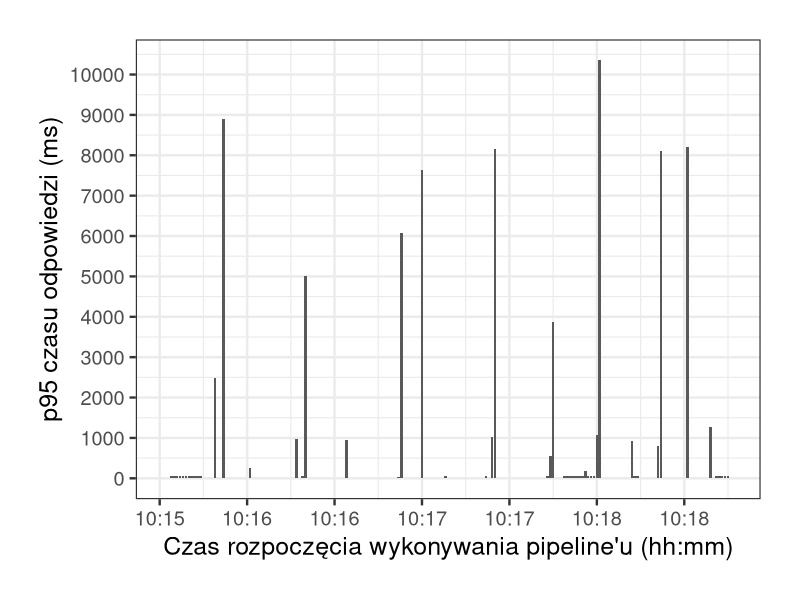

The R script that drew this image:
library("ggplot2")
library("scales")

png(filename="data-intensive-vm-50mb.png", width=800, height=600)

dat = read.csv("dataintensivevm_50mb.csv")
dat$time = as.POSIXct(dat$time, format = "%Y-%m-%dT%H:%M:%SZ")

ggplot(data=dat, aes(time, p95)) +
geom_bar(stat = "identity") +
theme_bw(base_size=18) + theme(plot.margin = unit(c(1,1,1,1), "cm")) +
scale_x_datetime(labels = date_format("%H:%M"), breaks = pretty_breaks(n=10)) +
scale_y_continuous(breaks=pretty_breaks(n=10)) +
labs(x = "Czas rozpoczęcia wykonywania pipeline'u (hh:mm)", y = "p95 czasu odpowiedzi (ms)")
